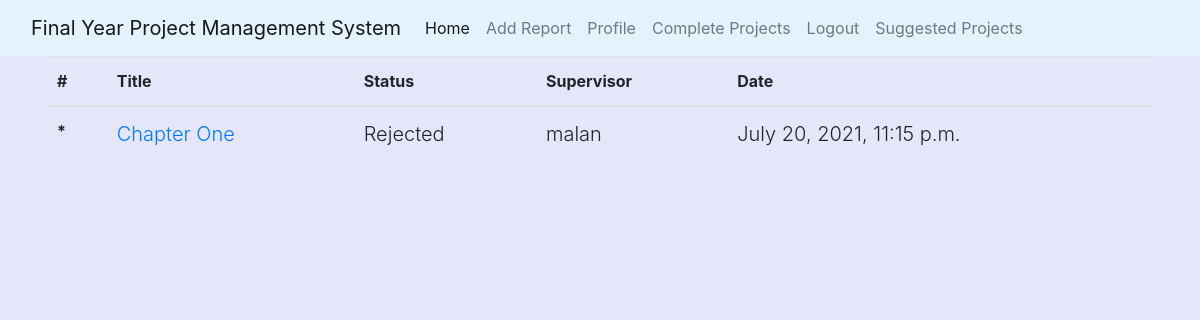
Screenshot of /home/ (signed in) with the database file from the repository.
### main/models.py (models this page shows, shortened)
class Report(models.Model):
	title = models.CharField(max_length=100, null=True)
	file = models.FileField(upload_to="files", null=True)
	date_posted = models.DateTimeField(auto_now_add=True)
	student = models.ForeignKey(User, on_delete=models.CASCADE)
	supervisor = models.ForeignKey(Supervisor, on_delete=models.CASCADE)
	status = models.CharField(max_length=50, choices=status, default="Pending")
	supervisor_remarks = models.TextField(default="--", blank=True, null=True)

class Supervisor(models.Model):
	user = models.OneToOneField(User, on_delete=models.CASCADE)
	def __str__(self):
		return f'{self.user}'

### main/decorators.py (the view)
        def wrapper_func(request, *args, **kwargs):
            group = None
            if request.user.groups.exists():
                group = request.user.groups.all()[0].name
            if group in allowed:
                return view_func(request, *args, **kwargs)
            else:
                return HttpResponse("You are not authorized to this page")

### main/views.py (called while the page is built)
@login_required
@allowed_users(allowed=["Student"])
def home(request):
	reports = Report.objects.filter(student=request.user).all()
	processed_reports = ProcessReport.objects.filter(report__student=request.user).all()
	context = {"reports":reports,
	"processed_reports":processed_reports
	}
	return render(request, 'main/home.html', context)

### main/templates/main/home.html (shortened to what this page needs)
{% extends 'main/base.html' %}
{% block body %}
	{% for report in reports %}
		<table class="table table-hover">
  <thead>
    <tr>
      <th scope="col">#</th>
      <th scope="col">Title</th>
      <th scope="col">Status</th>
      <th scope="col">Supervisor</th>
      <th scope="col">Date</th>
    </tr>
  </thead>
  <tbody>
    <tr>
      <th scope="row">*</th>
      <td><a href="{% url 'report_detail' report.id %}" class="lead">{{report.title}}</a></td>
      <td class="lead">{{report.status}}</td>
      <td class="lead">{{report.supervisor}}</td>
      <td class="lead">{{report.date_posted}}</td>
    </tr>
  </tbody>
</table>
	{% endfor %}
{% endblock %}

### rows the page displays
Report: title "Chapter One", status "Rejected", supervisor "malan", date_posted "July 20, 2021, 11:15 p.m."
